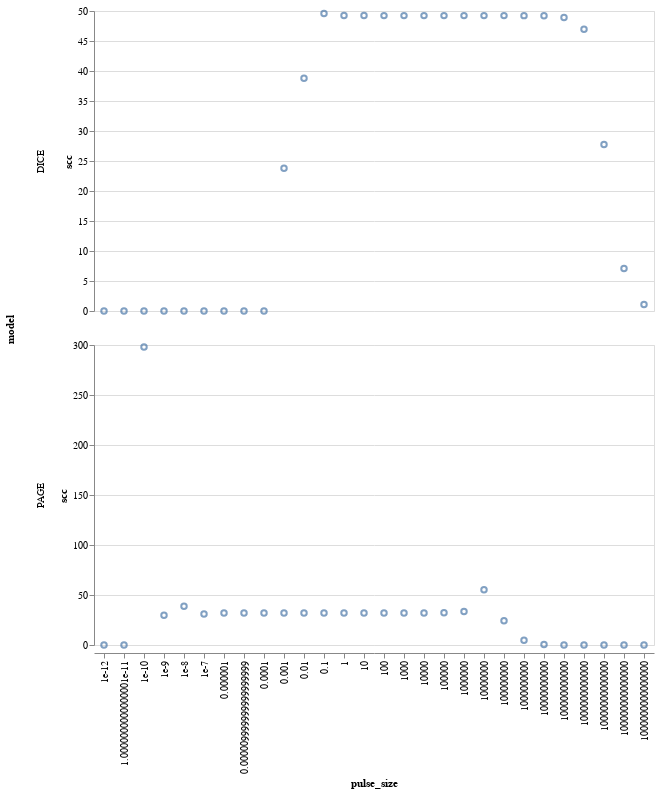

The cell this chart's notebook holds for it:
### Code cell
df_output = DataFrame(model=String[], pulse_size=Float64[], scc=Float64[])

m_fund = MimiFUND.get_model();
m_dice = MimiDICE2010.get_model();
m_page = MimiPAGE2009.get_model();

for pulse_size in 10. .^ (-12:15); 
#     scc_fund = MimiFUND.compute_scc(m_fund, year=2020, prtp=0.03, eta=0., pulse_size=pulse_size)
#     push!(df_output, ("FUND", pulse_size, scc_fund))
    
    scc_dice = MimiDICE2010.compute_scc(m_dice, year=2025, prtp=0.03, eta=0., pulse_size=pulse_size)
    push!(df_output, ("DICE", pulse_size, scc_dice))
    
    scc_page = MimiPAGE2009.compute_scc(m_page, year=2020, prtp=0.03, eta=0., pulse_size=pulse_size)
    push!(df_output, ("PAGE", pulse_size, scc_page))
end

df_output |> @vlplot(:point, x="pulse_size:o", y=:scc, row=:model, resolve={scale={y=:independent}})

### Figure 1 — Vega-Lite specification as saved in the notebook (floating-point values rounded to 4 significant figures)
{"data": {"values": [{"model": "DICE", "pulse_size": 1e-12, "scc": 0}, {"model": "PAGE", "pulse_size": 1e-12, "scc": 0}, {"model": "DICE", "pulse_size": 1e-11, "scc": 0}, {"model": "PAGE", "pulse_size": 1e-11, "scc": 0}, {"model": "DICE", "pulse_size": 1e-10, "scc": 0}, {"model": "PAGE", "pulse_size": 1e-10, "scc": 298.0}, {"model": "DICE", "pulse_size": 1e-09, "scc": 0}, {"model": "PAGE", "pulse_size": 1e-09, "scc": 29.8}, {"model": "DICE", "pulse_size": 1e-08, "scc": 0}, {"model": "PAGE", "pulse_size": 1e-08, "scc": 38.74}, {"model": "DICE", "pulse_size": 1e-07, "scc": 0}, {"model": "PAGE", "pulse_size": 1e-07, "scc": 30.99}, {"model": "DICE", "pulse_size": 1e-06, "scc": 0}, {"model": "PAGE", "pulse_size": 1e-06, "scc": 31.98}, {"model": "DICE", "pulse_size": 1e-05, "scc": 0}, {"model": "PAGE", "pulse_size": 1e-05, "scc": 31.96}, {"model": "DICE", "pulse_size": 0.0001, "scc": 0}, {"model": "PAGE", "pulse_size": 0.0001, "scc": 31.96}, {"model": "DICE", "pulse_size": 0.001, "scc": 23.78}, {"model": "PAGE", "pulse_size": 0.001, "scc": 31.95}, {"model": "DICE", "pulse_size": 0.01, "scc": 38.8}, {"model": "PAGE", "pulse_size": 0.01, "scc": 31.95}, {"model": "DICE", "pulse_size": 0.1, "scc": 49.57}, {"model": "PAGE", "pulse_size": 0.1, "scc": 31.95}, {"model": "DICE", "pulse_size": 1, "scc": 49.26}, {"model": "PAGE", "pulse_size": 1, "scc": 31.95}, {"model": "DICE", "pulse_size": 10, "scc": 49.23}, {"model": "PAGE", "pulse_size": 10, "scc": 31.95}, {"model": "DICE", "pulse_size": 100, "scc": 49.23}, {"model": "PAGE", "pulse_size": 100, "scc": 31.95}, {"model": "DICE", "pulse_size": 1000, "scc": 49.23}, {"model": "PAGE", "pulse_size": 1000, "scc": 31.95}, {"model": "DICE", "pulse_size": 10000, "scc": 49.23}, {"model": "PAGE", "pulse_size": 10000, "scc": 31.95}, {"model": "DICE", "pulse_size": 100000, "scc": 49.23}, {"model": "PAGE", "pulse_size": 100000, "scc": 32.19}, {"model": "DICE", "pulse_size": 1000000, "scc": 49.23}, {"model": "PAGE", "pulse_size": 1000000, "scc": 33.57}, {"model": "DICE", "pulse_size": 10000000, "scc": 49.23}, {"model": "PAGE", "pulse_size": 10000000, "scc": 55.26}, {"model": "DICE", "pulse_size": 100000000, "scc": 49.23}, {"model": "PAGE", "pulse_size": 100000000, "scc": 24.25}, {"model": "DICE", "pulse_size": 1000000000, "scc": 49.23}, {"model": "PAGE", "pulse_size": 1000000000, "scc": 4.814}, {"model": "DICE", "pulse_size": 10000000000, "scc": 49.2}, {"model": "PAGE", "pulse_size": 10000000000, "scc": 0.5861}, {"model": "DICE", "pulse_size": 100000000000, "scc": 48.92}, {"model": "PAGE", "pulse_size": 100000000000, "scc": 0.06319}, {"model": "DICE", "pulse_size": 1000000000000, "scc": 46.97}, {"model": "PAGE", "pulse_size": 1000000000000, "scc": 0.006564}, {"model": "DICE", "pulse_size": 10000000000000, "scc": 27.74}, {"model": "PAGE", "pulse_size": 10000000000000, "scc": 0.0006717}, {"model": "DICE", "pulse_size": 100000000000000, "scc": 7.074}, {"model": "PAGE", "pulse_size": 100000000000000, "scc": 6.811e-05}, {"model": "DICE", "pulse_size": 1000000000000000, "scc": 1.079}, {"model": "PAGE", "pulse_size": 1000000000000000, "scc": 6.869e-06}]}, "encoding": {"row": {"field": "model", "type": "nominal"}, "x": {"field": "pulse_size", "type": "ordinal"}, "y": {"field": "scc", "type": "quantitative"}}, "mark": "point", "resolve": {"scale": {"y": "independent"}}}
